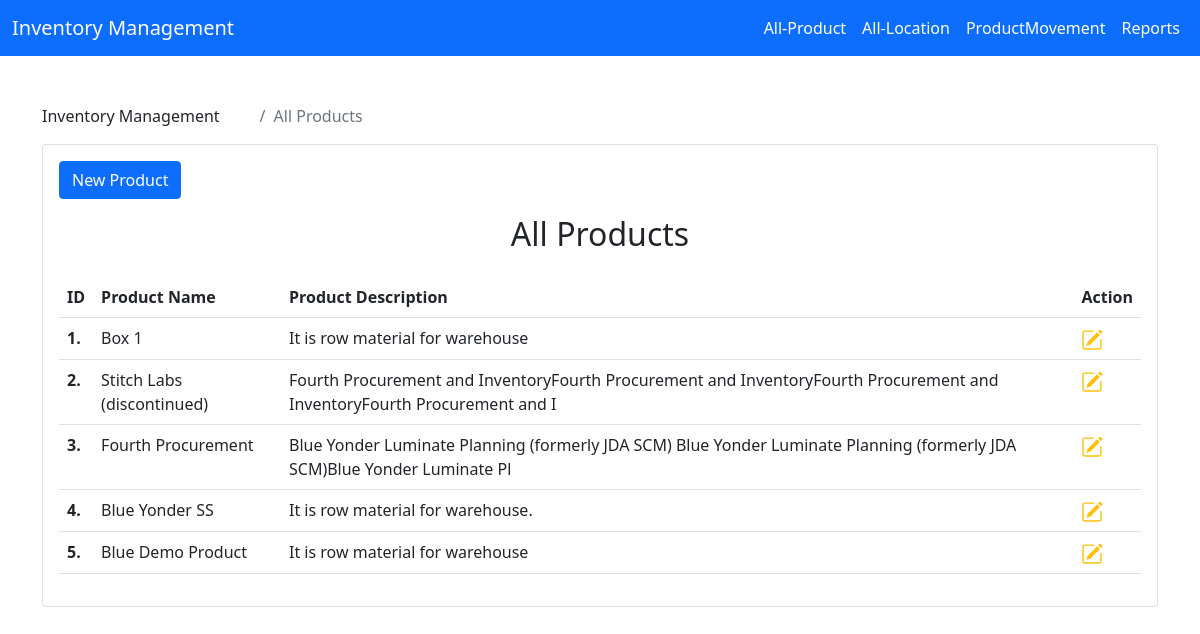
The page / on the database its author committed.
### app/models.py (models this page shows, shortened)
class Product(models.Model):
    product_name = models.CharField(max_length=200)
    product_description = models.CharField(max_length=400)

### app/views.py (the view)
# urls.py: 2. Add a URL to urlpatterns:  path('', Home.as_view(), name='home')
class Home(ListView):
    queryset = Product.objects.all()
    context_object_name = 'allProduct'
    template_name = 'home.html'

### templates/home.html (shortened to what this page needs)
{% extends 'base.html' %}
{% block content %}
    <div class="container mt-5">
        <div class="row">
            <div class="col-12 mx-auto">
            <div class="page-breadcrumb d-none d-sm-flex align-items-center mb-3">
					<div class="breadcrumb-title pe-3">Inventory Management</div>
					<div class="ps-3">
						<nav aria-label="breadcrumb">
							<ol class="breadcrumb mb-0 p-0">
								<li class="breadcrumb-item active" aria-current="page">All Products</li>
							</ol>
						</nav>
					</div>
				</div>
                <div class="card">
                <div class="col-lg-3 col-xl-2 m-3">
                    <a href="{% url 'add-product' %}" class="btn btn-primary mb-3 mb-lg-0">New Product</a>
                </div>
                <h2 class="card-title text-center">All Products</h2>
                <div class="card-body">
                <table class="table table-hover">
                    <tr>
                        <th>ID</th>
                        <th>Product Name</th>
                        <th>Product Description</th>
                        <th>Action</th>
                    </tr>
                    {% for foo in allProduct %}
                        <tr>
                        <th>{{ foo.id }}.</th>
                        <td>{{ foo.product_name }}</td>
                        <td>{{ foo.product_description|slice:120 }}</td>
                        <td>
                            <a href="{% url 'update-product' foo.id %}">
                                </a>
                        </td>
                        </tr>
                    {% endfor %}
                </table>
            </div>
        </div>
            </div>
        </div>
    </div>
{% endblock %}

### rows shown on the page
Product: id "1", product_name "Box 1", product_description "It is row material for warehouse"
Product: id "2", product_name "Stitch Labs (discontinued)", product_description "Fourth Procurement and InventoryFourth Procurement and InventoryFourth Procurement and InventoryFourth Procurement and I"
Product: id "3", product_name "Fourth Procurement", product_description "Blue Yonder Luminate Planning (formerly JDA SCM) Blue Yonder Luminate Planning (formerly JDA SCM)Blue Yonder Luminate Pl"
Product: id "4", product_name "Blue Yonder SS", product_description "It is row material for warehouse."
Product: id "5", product_name "Blue Demo Product", product_description "It is row material for warehouse"
